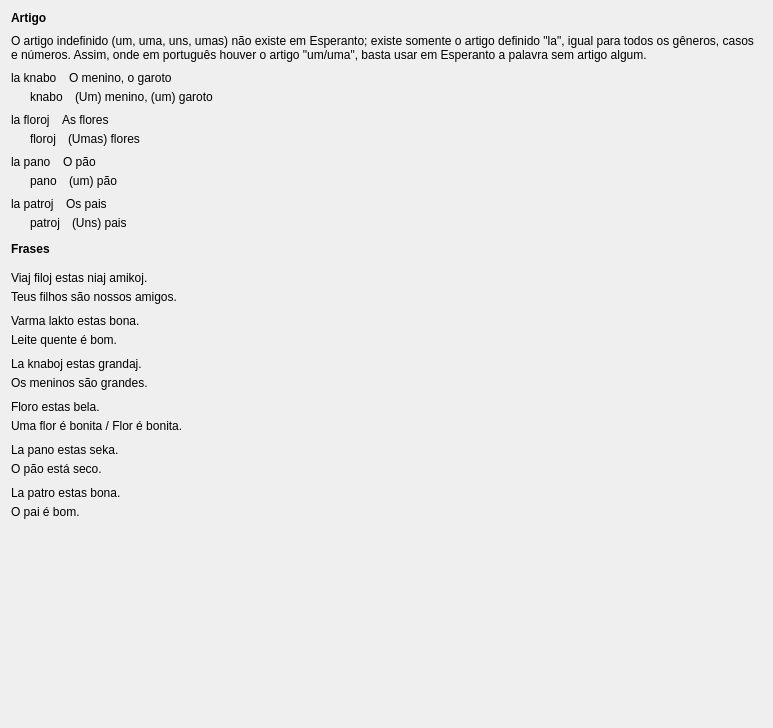
         <widget class="QWidget" name="scrollAreaWidgetContents_4">
          <property name="geometry">
           <rect>
            <x>0</x>
            <y>0</y>
            <width>773</width>
            <height>728</height>
           </rect>
          </property>
          <layout class="QVBoxLayout" name="verticalLayout_39">
           <item>
            <layout class="QVBoxLayout" name="verticalLayout_25">
             <property name="spacing">
              <number>9</number>
             </property>
             <item>
              <widget class="titolo" name="Lec01_Label38">
               <property name="sizePolicy">
                <sizepolicy hsizetype="Preferred" vsizetype="Maximum">
                 <horstretch>0</horstretch>
                 <verstretch>0</verstretch>
                </sizepolicy>
               </property>
               <property name="font">
                <font>
                 <weight>75</weight>
                 <bold>true</bold>
                </font>
               </property>
               <property name="text">
                <string>Artigo</string>
               </property>
              </widget>
             </item>
             <item>
              <widget class="QLabel" name="Lec01_Label39">
               <property name="text">
                <string>O artigo indefinido (um, uma, uns, umas) não existe em Esperanto; existe somente o artigo definido &quot;la&quot;, igual para todos os gêneros, casos e números. Assim, onde em português houver o artigo &quot;um/uma&quot;, basta usar em Esperanto a palavra sem artigo algum.</string>
               </property>
               <property name="wordWrap">
                <bool>true</bool>
               </property>
              </widget>
             </item>
             <item>
              <layout class="QVBoxLayout" name="verticalLayout_23">
               <property name="spacing">
                <number>5</number>
               </property>
               <item>
                <layout class="QHBoxLayout" name="horizontalLayout_111">
                 <property name="spacing">
                  <number>12</number>
                 </property>
                 <item>
                  <widget class="klakbutono_nova" name="Lec01_Button238">
                   <property name="minimumSize">
                    <size>
                     <width>0</width>
                     <height>0</height>
                    </size>
                   </property>
                   <property name="maximumSize">
                    <size>
                     <width>16777215</width>
                     <height>16777215</height>
                    </size>
                   </property>
                   <property name="text">
                    <string>la knabo</string>
                   </property>
                  </widget>
                 </item>
                 <item>
                  <widget class="QLabel" name="Lec01_Label88">
                   <property name="sizePolicy">
                    <sizepolicy hsizetype="Expanding" vsizetype="Preferred">
                     <horstretch>0</horstretch>
                     <verstretch>0</verstretch>
                    </sizepolicy>
                   </property>
                   <property name="text">
                    <string>O menino, o garoto</string>
                   </property>
                   <property name="wordWrap">
                    <bool>true</bool>
                   </property>
                  </widget>
                 </item>
                </layout>
               </item>
               <item>
                <layout class="QHBoxLayout" name="horizontalLayout_112">
                 <property name="spacing">
                  <number>12</number>
                 </property>
                 <item>
                  <widget class="label_sago_reversa" name="label_106">
                   <property name="sizePolicy">
                    <sizepolicy hsizetype="Maximum" vsizetype="Preferred">
                     <horstretch>0</horstretch>
                     <verstretch>0</verstretch>
                    </sizepolicy>
                   </property>
                   <property name="minimumSize">
                    <size>
                     <width>0</width>
                     <height>0</height>
                    </size>
                   </property>
                   <property name="maximumSize">
                    <size>
                     <width>16777215</width>
                     <height>16777215</height>
                    </size>
                   </property>
                   <property name="text">
                    <string/>
                   </property>
                   <property name="pixmap">
                    <pixmap resource="../resources/ikonoj.qrc">:/ikonoj/sago_revena.png</pixmap>
                   </property>
                   <property name="alignment">
                    <set>Qt::AlignRight|Qt::AlignTrailing|Qt::AlignVCenter</set>
                   </property>
                  </widget>
                 </item>
                 <item>
                  <widget class="klakbutono_nova" name="Lec01_Button299">
                   <property name="minimumSize">
                    <size>
                     <width>0</width>
                     <height>0</height>
                    </size>
                   </property>
                   <property name="maximumSize">
                    <size>
                     <width>16777215</width>
                     <height>16777215</height>
                    </size>
                   </property>
                   <property name="text">
                    <string>knabo</string>
                   </property>
                  </widget>
                 </item>
                 <item>
                  <widget class="QLabel" name="Lec01_Label100">
                   <property name="sizePolicy">
                    <sizepolicy hsizetype="Expanding" vsizetype="Preferred">
                     <horstretch>0</horstretch>
                     <verstretch>0</verstretch>
                    </sizepolicy>
                   </property>
                   <property name="text">
                    <string>(Um) menino, (um) garoto</string>
                   </property>
                   <property name="wordWrap">
                    <bool>true</bool>
                   </property>
                  </widget>
                 </item>
                </layout>
               </item>
              </layout>
             </item>
             <item>
              <layout class="QVBoxLayout" name="verticalLayout_24">
               <property name="spacing">
                <number>5</number>
               </property>
               <item>
                <layout class="QHBoxLayout" name="horizontalLayout_113">
                 <property name="spacing">
                  <number>12</number>
                 </property>
                 <item>
                  <widget class="klakbutono_nova" name="Lec01_Button240">
                   <property name="minimumSize">
                    <size>
                     <width>0</width>
                     <height>0</height>
                    </size>
                   </property>
                   <property name="maximumSize">
                    <size>
                     <width>16777215</width>
                     <height>16777215</height>
                    </size>
                   </property>
                   <property name="text">
                    <string>la floroj</string>
                   </property>
                  </widget>
                 </item>
                 <item>
                  <widget class="QLabel" name="Lec01_Label89">
                   <property name="sizePolicy">
                    <sizepolicy hsizetype="Expanding" vsizetype="Preferred">
                     <horstretch>0</horstretch>
                     <verstretch>0</verstretch>
                    </sizepolicy>
                   </property>
                   <property name="text">
                    <string>As flores</string>
                   </property>
                   <property name="wordWrap">
                    <bool>true</bool>
                   </property>
                  </widget>
                 </item>
                </layout>
               </item>
               <item>
                <layout class="QHBoxLayout" name="horizontalLayout_114">
                 <property name="spacing">
                  <number>12</number>
                 </property>
                 <item>
                  <widget class="label_sago_reversa" name="label_107">
                   <property name="sizePolicy">
                    <sizepolicy hsizetype="Maximum" vsizetype="Preferred">
                     <horstretch>0</horstretch>
                     <verstretch>0</verstretch>
                    </sizepolicy>
                   </property>
                   <property name="minimumSize">
                    <size>
                     <width>0</width>
                     <height>0</height>
                    </size>
                   </property>
                   <property name="maximumSize">
                    <size>
                     <width>16777215</width>
                     <height>16777215</height>
                    </size>
                   </property>
                   <property name="text">
                    <string/>
                   </property>
                   <property name="pixmap">
                    <pixmap resource="../resources/ikonoj.qrc">:/ikonoj/sago_revena.png</pixmap>
                   </property>
                   <property name="alignment">
                    <set>Qt::AlignRight|Qt::AlignTrailing|Qt::AlignVCenter</set>
                   </property>
                  </widget>
                 </item>
                 <item>
                  <widget class="klakbutono_nova" name="Lec01_Button301">
                   <property name="minimumSize">
                    <size>
                     <width>0</width>
                     <height>0</height>
                    </size>
                   </property>
                   <property name="maximumSize">
                    <size>
                     <width>16777215</width>
                     <height>16777215</height>
                    </size>
                   </property>
                   <property name="text">
                    <string>floroj</string>
                   </property>
                  </widget>
                 </item>
                 <item>
                  <widget class="QLabel" name="Lec01_Label101">
                   <property name="sizePolicy">
                    <sizepolicy hsizetype="Expanding" vsizetype="Preferred">
                     <horstretch>0</horstretch>
                     <verstretch>0</verstretch>
                    </sizepolicy>
                   </property>
                   <property name="text">
                    <string>(Umas) flores</string>
                   </property>
                   <property name="wordWrap">
                    <bool>true</bool>
                   </property>
                  </widget>
                 </item>
                </layout>
               </item>
              </layout>
             </item>
             <item>
              <layout class="QVBoxLayout" name="verticalLayout_119">
               <property name="spacing">
                <number>5</number>
               </property>
               <item>
                <layout class="QHBoxLayout" name="horizontalLayout_115">
                 <property name="spacing">
                  <number>12</number>
                 </property>
                 <item>
                  <widget class="klakbutono_nova" name="Lec01_Button239">
                   <property name="minimumSize">
                    <size>
                     <width>0</width>
                     <height>0</height>
                    </size>
                   </property>
                   <property name="maximumSize">
                    <size>
                     <width>16777215</width>
                     <height>16777215</height>
                    </size>
                   </property>
                   <property name="text">
                    <string>la pano</string>
                   </property>
                  </widget>
                 </item>
                 <item>
                  <widget class="QLabel" name="Lec01_Label90">
                   <property name="sizePolicy">
                    <sizepolicy hsizetype="Expanding" vsizetype="Preferred">
                     <horstretch>0</horstretch>
                     <verstretch>0</verstretch>
                    </sizepolicy>
                   </property>
                   <property name="text">
                    <string>O pão</string>
                   </property>
                   <property name="wordWrap">
                    <bool>true</bool>
                   </property>
                  </widget>
                 </item>
                </layout>
               </item>
               <item>
                <layout class="QHBoxLayout" name="horizontalLayout_116">
                 <property name="spacing">
                  <number>12</number>
                 </property>
                 <item>
                  <widget class="label_sago_reversa" name="label_112">
                   <property name="sizePolicy">
                    <sizepolicy hsizetype="Maximum" vsizetype="Preferred">
                     <horstretch>0</horstretch>
                     <verstretch>0</verstretch>
                    </sizepolicy>
                   </property>
                   <property name="minimumSize">
                    <size>
                     <width>0</width>
                     <height>0</height>
                    </size>
                   </property>
                   <property name="maximumSize">
                    <size>
                     <width>16777215</width>
                     <height>16777215</height>
                    </size>
                   </property>
                   <property name="text">
                    <string/>
                   </property>
                   <property name="pixmap">
                    <pixmap resource="../resources/ikonoj.qrc">:/ikonoj/sago_revena.png</pixmap>
                   </property>
                   <property name="alignment">
                    <set>Qt::AlignRight|Qt::AlignTrailing|Qt::AlignVCenter</set>
                   </property>
                  </widget>
                 </item>
                 <item>
                  <widget class="klakbutono_nova" name="Lec01_Button300">
                   <property name="minimumSize">
                    <size>
                     <width>0</width>
                     <height>0</height>
                    </size>
                   </property>
                   <property name="maximumSize">
                    <size>
                     <width>16777215</width>
                     <height>16777215</height>
                    </size>
                   </property>
                   <property name="text">
                    <string>pano</string>
                   </property>
                  </widget>
                 </item>
                 <item>
                  <widget class="QLabel" name="Lec01_Label102">
                   <property name="sizePolicy">
                    <sizepolicy hsizetype="Expanding" vsizetype="Preferred">
                     <horstretch>0</horstretch>
                     <verstretch>0</verstretch>
                    </sizepolicy>
                   </property>
                   <property name="text">
                    <string>(um) pão</string>
                   </property>
                   <property name="wordWrap">
                    <bool>true</bool>
                   </property>
                  </widget>
                 </item>
                </layout>
               </item>
              </layout>
             </item>
             <item>
              <layout class="QVBoxLayout" name="verticalLayout_120">
               <property name="spacing">
                <number>5</number>
               </property>
               <item>
                <layout class="QHBoxLayout" name="horizontalLayout_117">
                 <property name="spacing">
                  <number>12</number>
                 </property>
                 <item>
                  <widget class="klakbutono_nova" name="Lec01_Button241">
                   <property name="minimumSize">
                    <size>
                     <width>0</width>
                     <height>0</height>
                    </size>
                   </property>
                   <property name="maximumSize">
                    <size>
                     <width>16777215</width>
                     <height>16777215</height>
                    </size>
                   </property>
                   <property name="text">
                    <string>la patroj</string>
                   </property>
                  </widget>
                 </item>
                 <item>
                  <widget class="QLabel" name="Lec01_Label91">
                   <property name="sizePolicy">
                    <sizepolicy hsizetype="Expanding" vsizetype="Preferred">
                     <horstretch>0</horstretch>
                     <verstretch>0</verstretch>
                    </sizepolicy>
                   </property>
                   <property name="text">
                    <string>Os pais</string>
                   </property>
                   <property name="wordWrap">
                    <bool>true</bool>
                   </property>
                  </widget>
                 </item>
                </layout>
               </item>
               <item>
                <layout class="QHBoxLayout" name="horizontalLayout_118">
                 <property name="spacing">
                  <number>12</number>
                 </property>
                 <item>
                  <widget class="label_sago_reversa" name="label_113">
                   <property name="sizePolicy">
                    <sizepolicy hsizetype="Maximum" vsizetype="Preferred">
                     <horstretch>0</horstretch>
                     <verstretch>0</verstretch>
                    </sizepolicy>
                   </property>
                   <property name="minimumSize">
                    <size>
                     <width>0</width>
                     <height>0</height>
                    </size>
                   </property>
                   <property name="maximumSize">
                    <size>
                     <width>16777215</width>
                     <height>16777215</height>
                    </size>
                   </property>
                   <property name="text">
                    <string/>
                   </property>
                   <property name="pixmap">
                    <pixmap resource="../resources/ikonoj.qrc">:/ikonoj/sago_revena.png</pixmap>
                   </property>
                   <property name="alignment">
                    <set>Qt::AlignRight|Qt::AlignTrailing|Qt::AlignVCenter</set>
                   </property>
                  </widget>
                 </item>
                 <item>
                  <widget class="klakbutono_nova" name="Lec01_Button402">
                   <property name="minimumSize">
                    <size>
                     <width>0</width>
                     <height>0</height>
                    </size>
                   </property>
                   <property name="maximumSize">
                    <size>
                     <width>16777215</width>
                     <height>16777215</height>
                    </size>
                   </property>
                   <property name="text">
                    <string>patroj</string>
                   </property>
                  </widget>
                 </item>
                 <item>
                  <widget class="QLabel" name="Lec01_Label103">
                   <property name="sizePolicy">
                    <sizepolicy hsizetype="Expanding" vsizetype="Preferred">
                     <horstretch>0</horstretch>
                     <verstretch>0</verstretch>
                    </sizepolicy>
                   </property>
                   <property name="text">
                    <string>(Uns) pais</string>
                   </property>
                   <property name="wordWrap">
                    <bool>true</bool>
                   </property>
                  </widget>
                 </item>
                </layout>
               </item>
              </layout>
             </item>
            </layout>
           </item>
           <item>
            <layout class="QVBoxLayout" name="verticalLayout_33">
             <property name="spacing">
              <number>10</number>
             </property>
             <item>
              <widget class="titolo" name="Lec01_Label43">
               <property name="sizePolicy">
                <sizepolicy hsizetype="Preferred" vsizetype="Maximum">
                 <horstretch>0</horstretch>
                 <verstretch>0</verstretch>
                </sizepolicy>
               </property>
               <property name="minimumSize">
                <size>
                 <width>0</width>
                 <height>25</height>
                </size>
               </property>
               <property name="font">
                <font>
                 <weight>75</weight>
                 <bold>true</bold>
                </font>
               </property>
               <property name="text">
                <string>Frases</string>
               </property>
               <property name="alignment">
                <set>Qt::AlignLeading|Qt::AlignLeft|Qt::AlignVCenter</set>
               </property>
              </widget>
             </item>
             <item>
              <layout class="QVBoxLayout" name="verticalLayout_44">
               <property name="spacing">
                <number>5</number>
               </property>
               <item>
                <widget class="klakbutono_nova" name="Lec01_Button246">
                 <property name="minimumSize">
                  <size>
                   <width>0</width>
                   <height>0</height>
                  </size>
                 </property>
                 <property name="maximumSize">
                  <size>
                   <width>16777215</width>
                   <height>16777215</height>
                  </size>
                 </property>
                 <property name="text">
                  <string>Viaj filoj estas niaj amikoj.</string>
                 </property>
                 <property name="wordWrap">
                  <bool>true</bool>
                 </property>
                </widget>
               </item>
               <item>
                <widget class="QLabel" name="Lec01_Label104">
                 <property name="text">
                  <string>Teus filhos são nossos amigos.</string>
                 </property>
                 <property name="wordWrap">
                  <bool>true</bool>
                 </property>
                 <property name="tipo" stdset="0">
                  <string>suba</string>
                 </property>
                </widget>
               </item>
              </layout>
             </item>
             <item>
              <layout class="QVBoxLayout" name="verticalLayout_61">
               <property name="spacing">
                <number>5</number>
               </property>
               <item>
                <widget class="klakbutono_nova" name="Lec01_Button247">
                 <property name="minimumSize">
                  <size>
                   <width>0</width>
                   <height>0</height>
                  </size>
                 </property>
                 <property name="maximumSize">
                  <size>
                   <width>16777215</width>
                   <height>16777215</height>
                  </size>
                 </property>
                 <property name="text">
                  <string>Varma lakto estas bona.</string>
                 </property>
                 <property name="wordWrap">
                  <bool>true</bool>
                 </property>
                </widget>
               </item>
               <item>
                <widget class="QLabel" name="Lec01_Label105">
                 <property name="text">
                  <string>Leite quente é bom.</string>
                 </property>
                 <property name="wordWrap">
                  <bool>true</bool>
                 </property>
                 <property name="tipo" stdset="0">
                  <string>suba</string>
                 </property>
                </widget>
               </item>
              </layout>
             </item>
             <item>
              <layout class="QVBoxLayout" name="verticalLayout_62">
               <property name="spacing">
                <number>5</number>
               </property>
               <item>
                <widget class="klakbutono_nova" name="Lec01_Button248">
                 <property name="minimumSize">
                  <size>
                   <width>0</width>
                   <height>0</height>
                  </size>
                 </property>
                 <property name="maximumSize">
                  <size>
                   <width>16777215</width>
                   <height>16777215</height>
                  </size>
                 </property>
                 <property name="text">
                  <string>La knaboj estas grandaj.</string>
                 </property>
                 <property name="wordWrap">
                  <bool>true</bool>
                 </property>
                </widget>
               </item>
               <item>
                <widget class="QLabel" name="Lec01_Label106">
                 <property name="text">
                  <string>Os meninos são grandes.</string>
                 </property>
                 <property name="wordWrap">
                  <bool>true</bool>
                 </property>
                 <property name="tipo" stdset="0">
                  <string>suba</string>
                 </property>
                </widget>
               </item>
              </layout>
             </item>
             <item>
              <layout class="QVBoxLayout" name="verticalLayout_64">
               <property name="spacing">
                <number>5</number>
               </property>
               <item>
                <widget class="klakbutono_nova" name="Lec01_Button250">
                 <property name="minimumSize">
                  <size>
                   <width>0</width>
                   <height>0</height>
                  </size>
                 </property>
                 <property name="maximumSize">
                  <size>
                   <width>16777215</width>
                   <height>16777215</height>
                  </size>
                 </property>
                 <property name="text">
                  <string>Floro estas bela.</string>
                 </property>
                 <property name="wordWrap">
                  <bool>true</bool>
                 </property>
                </widget>
               </item>
               <item>
                <widget class="QLabel" name="Lec01_Label108">
                 <property name="text">
                  <string>Uma flor é bonita / Flor é bonita.</string>
                 </property>
                 <property name="wordWrap">
                  <bool>true</bool>
                 </property>
                 <property name="tipo" stdset="0">
                  <string>suba</string>
                 </property>
                </widget>
               </item>
              </layout>
             </item>
             <item>
              <layout class="QVBoxLayout" name="verticalLayout_63">
               <property name="spacing">
                <number>5</number>
               </property>
               <item>
                <widget class="klakbutono_nova" name="Lec01_Button249">
                 <property name="minimumSize">
                  <size>
                   <width>0</width>
                   <height>0</height>
                  </size>
                 </property>
                 <property name="maximumSize">
                  <size>
                   <width>16777215</width>
                   <height>16777215</height>
                  </size>
                 </property>
                 <property name="text">
                  <string>La pano estas seka.</string>
                 </property>
                 <property name="wordWrap">
                  <bool>true</bool>
                 </property>
                </widget>
               </item>
               <item>
                <widget class="QLabel" name="Lec01_Label107">
                 <property name="text">
                  <string>O pão está seco.</string>
                 </property>
                 <property name="wordWrap">
                  <bool>true</bool>
                 </property>
                 <property name="tipo" stdset="0">
                  <string>suba</string>
                 </property>
                </widget>
               </item>
              </layout>
             </item>
             <item>
              <layout class="QVBoxLayout" name="verticalLayout_65">
               <property name="spacing">
                <number>5</number>
               </property>
               <item>
                <widget class="klakbutono_nova" name="Lec01_Button251">
                 <property name="minimumSize">
                  <size>
                   <width>0</width>
                   <height>0</height>
                  </size>
                 </property>
                 <property name="maximumSize">
                  <size>
                   <width>16777215</width>
                   <height>16777215</height>
                  </size>
                 </property>
                 <property name="text">
                  <string>La patro estas bona.</string>
                 </property>
                 <property name="wordWrap">
                  <bool>true</bool>
                 </property>
                </widget>
               </item>
               <item>
                <widget class="QLabel" name="Lec01_Label109">
                 <property name="text">
                  <string>O pai é bom.</string>
                 </property>
                 <property name="wordWrap">
                  <bool>true</bool>
                 </property>
                 <property name="tipo" stdset="0">
                  <string>suba</string>
                 </property>
                </widget>
               </item>
              </layout>
             </item>
            </layout>
           </item>
           <item>
            <spacer name="verticalSpacer_7">
             <property name="orientation">
              <enum>Qt::Vertical</enum>
             </property>
             <property name="sizeHint" stdset="0">
              <size>
               <width>20</width>
               <height>40</height>
              </size>
             </property>
            </spacer>
           </item>
          </layout>
         </widget>
